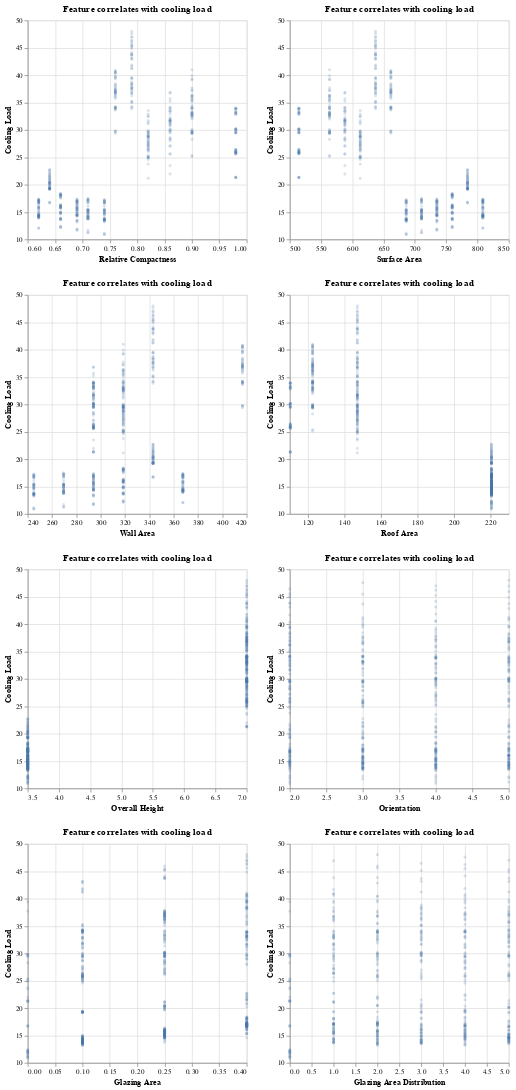

The cell this chart's notebook holds for it:
### Code cell
scatter2 = alt.Chart(train_df,
                    title = 'Feature correlates with cooling load').mark_point(opacity = 0.2,
                                       size = 5).encode(
    alt.X (alt.repeat(),
           type = 'quantitative',
           scale = alt.Scale(zero = False)),
    alt.Y('Cooling Load',
          scale = alt.Scale(zero = False))
    ).properties(
    width = 300,
    height = 300
    ).repeat(
    repeat = feats,
        columns = 2
    )
scatter2

### Figure 1 — Vega-Lite specification as saved in the notebook (floating-point values rounded to 4 significant figures; data arrays with more than 128 entries replaced by an {"elided": "..."} marker saying what was removed)
{"$schema": "https://vega.github.io/schema/vega-lite/v4.17.0.json", "columns": 2, "config": {"view": {"continuousHeight": 300, "continuousWidth": 400}}, "datasets": {"data-6f853e7087029a474ca9fa67d7e519bb": {"elided": "537 records"}}, "repeat": ["Relative Compactness", "Surface Area", "Wall Area", "Roof Area", "Overall Height", "Orientation", "Glazing Area", "Glazing Area Distribution"], "spec": {"data": {"name": "data-6f853e7087029a474ca9fa67d7e519bb"}, "encoding": {"x": {"field": {"repeat": "repeat"}, "scale": {"zero": false}, "type": "quantitative"}, "y": {"field": "Cooling Load", "scale": {"zero": false}, "type": "quantitative"}}, "height": 300, "mark": {"opacity": 0.2, "size": 5, "type": "point"}, "title": "Feature correlates with cooling load", "width": 300}}
